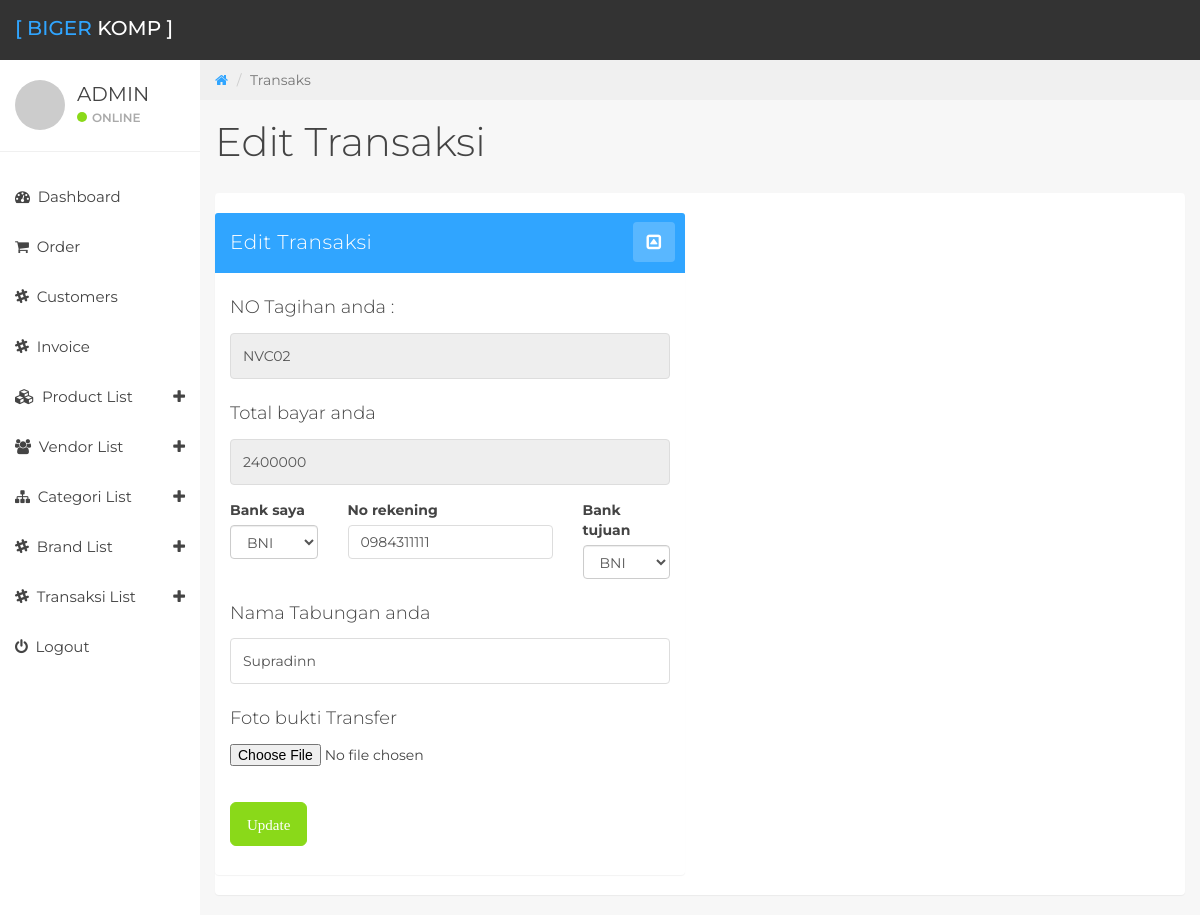
The page /home/edittrans/1 (signed in) on the database its author committed.
### tables this page shows
CREATE TABLE `transaksi` (
  `id_transaksi` int(11) NOT NULL,
  `id_invoice` varchar(10) NOT NULL,
  `nama_bank` varchar(10) NOT NULL,
  `no_rekening` varchar(30) NOT NULL,
  `bank_to` varchar(15) NOT NULL,
  `nama` varchar(30) NOT NULL,
  `total_bayar` int(11) NOT NULL,
  `bukti_tf` varchar(20) NOT NULL
);

### application/libraries/template.php (called while the page is built)
<?php
class Template {
   var $template_data = array();
    public function set($name, $value)
    {
        $this->template_data[$name]=$value;
    }
    public function load($template='', $view='', $view_data='', $return = FALSE)
    {
        $this->CI =& get_instance();
        $this->set('contents',$this->CI->load->view($view, $view_data, TRUE));
        return $this->CI->load->view($template, $this->template_data, $return);
    }
}
?>

### application/controllers/home.php (called while the page is built, shortened)
<?php
class Home extends CI_Controller {
 		public function edittrans(){
 			$id = $this->uri->segment(3);
 			$idp = array('id_transaksi' => $id);
 			$data['idvc'] = $this->produk_model->getdataw($idp,'transaksi')->row();
 			$this->template->load('admin/wraper','admin/form/edittrans',$data);
 		}
}
?>

### index.php (called while the page is built, shortened)
<?php
require_once BASEPATH.'core/CodeIgniter.php';

### application/models/produk_model.php (called while the page is built, shortened)
<?php
	class Produk_model extends CI_Model{
		public function getdataw($where,$table){
			$this->db->where($where);
			return $this->db->get($table);
		}
}
?>

### application/views/admin/form/edittrans.php (the view, shortened to what this page needs)
<div class="col-sm-9 col-sm-offset-3 col-lg-10 col-lg-offset-2 main">
	<div class="row">
		<ol class="breadcrumb">
			<li><a href="#">
				<em class="fa fa-home"></em>
			</a></li>
			<li class="active">Transaks</li>
		</ol>
	</div>
	<div class="row">
		<div class="col-lg-12">
			<h1 class="page-header">Edit Transaksi</h1>
		</div>
	</div>
	<div class="panel panel-container">
		<div class="row">
			<div class="col-md-6">
				 <div class="panel panel-primary">
		 	<div class="panel-heading">Edit Transaksi
				<span class="pull-right clickable panel-toggle">
					<em class="fa fa-toggle-up"></em>
				</span>
			</div>
			<div class="panel-body">
			  <form class="form" action="<?php echo base_url('home/editproses') ?>" method="post" id="registrationForm" enctype="multipart/form-data" >
				<div class="form-group">
					<label ><h4> NO Tagihan anda :</h4></label>
                        <input type="text" name="ivc" value="<?php echo $idvc->id_invoice?>" class="form-control" style="visibility:;" readonly/>
              		</div>
				<div class="form-grup">
                   	<label for="first_name"><h4> Total bayar anda</h4></label>
                   	<input type="text" name="tobar" value="<?php echo $idvc->total_bayar?>" class="form-control" readonly/>
                	</div>
                	<div class="row">
                	<div class="col-lg-3">
                       <label> Bank saya</label>
                		<div class="form-group">
                			<select class="form-control" name="cekbank" required="">
                               <option value="<?php echo $idvc->nama_bank?>"><?php echo $idvc->nama_bank?></option>
                			</select>
               		</div>
                	</div>
                	<div class="col-lg-6">
                       <label>No rekening</label>
               		<div class="form-group ">
                			<input type="text" name="norek" class="form-control" style="height: 34px;" placeholder="No Rekening" required=""
                           value="<?php echo $idvc->no_rekening ?>">
               		</div>
               	</div>
               	<div class="col-lg-3">
                       <label>Bank tujuan</label>
                       <div class="form-group">
                			<select class="form-control" name="bankto">
                				 <option value="<?php echo $idvc->bank_to ?>"><?php echo $idvc->bank_to ?></option>
                			</select>
               		</div>
                	</div>
               	</div>
               	<div class="form-group">
               		<label for="first_name"><h4> Nama Tabungan anda</h4></label>
               		<input type="text" name="nama_tab" class="form-control" value="<?php echo $idvc->nama ?>">
               	</div>
               	<div class="form-group">
                       <label for="first_name"><h4> Foto bukti Transfer</h4></label>
               		<input type="file" name="files"  >
               	</div>
                	<div class="form-group">
                    	<br>
                    <input class="btn btn-lg btn-success glyphicon glyphicon-ok-sign" type="submit" name="konfirmasi" value="Update">
                	</div>
			    </form>
			</div>
		</div>
			</div>
		</div>
	</div>
</div>

### assets/css/styles.css (style rules this page uses)
body { background: #f7f7f7; padding-top: 60px; font-size: 14px; color: #444444; font-family: "Montserrat", "Helvetica Neue", Helvetica, Arial, sans-serif; }
a, a:hover, a:focus { color: #30a5ff; }
h1, h2, h3, h4, h5, h6 { color: #444444; }
h1 { font-weight: 300; font-size: 40px; }
h3, h4 { font-weight: 300; }
input.form-control { border: 1px solid #ddd; box-shadow: none; height: 46px; }
.btn-success, .btn-success:hover, .btn-success:focus, .btn-success:active, .btn-success.active, .open > .dropdown-toggle.btn-success, .btn-success.disabled, .btn-success[disabled], fieldset[disabled] .btn-success, .btn-success.disabled:hover, .btn-success[disabled]:hover, fieldset[disabled] .btn-success:hover, .btn-success.disabled:focus, .btn-success[disabled]:focus, fieldset[disabled] .btn-success:focus, .btn-success.disabled:active, .btn-success[disabled]:active, fieldset[disabled] .btn-success:active, .btn-success.disabled.active, .btn-success[disabled].active, fieldset[disabled] .btn-success.active { background-color: #8ad919; border-color: #8ad919; }
.btn-lg { font-size: 15px; height: 44px; }
.panel { border: 0; }
.panel-container { padding-top: 20px; }
.panel-heading .fa-toggle-up, .panel-heading .fa-toggle-down { font-size: 17px; }
.panel-primary > .panel-heading { background-color: #30a5ff; color: #fff; border: none; }
f .panel-primary .panel-settings, .panel-primary .panel-toggle, .panel-success .panel-settings, .panel-success .panel-toggle, .panel-info .panel-settings, .panel-info .panel-toggle, .panel-warning .panel-settings, .panel-warning .panel-toggle, .panel-danger .panel-settings, .panel-danger .panel-toggle { border: none; color: #fff; background-color: rgba(255, 255, 255, 0.2); }
.panel-heading { font-size: 20px; font-weight: 300; letter-spacing: 0.025em; height: 60px; line-height: 38px; }
.panel-settings a, .panel-toggle { width: 40px; padding: 2px 0 0 0; }
.panel-settings, .panel-toggle { display: inline-block; margin: -1px -5px 0 15px !important; border-radius: 4px; text-align: center; border: 1px solid #f0f0f0; color: #7c7c7c; background: #fff; width: 42px; }
.clickable { cursor: pointer; }
.panel-heading span { margin: 0px; font-size: 14px; }
.breadcrumb { border-radius: 0; padding: 10px 15px 10px 15px; background: #f0f0f0; margin: 0; }
h1.page-header { margin-top: 20px; border-bottom: 0; }

### rows shown on the page
transaksi: ivc "NVC02", tobar "2400000", cekbank "BNI", norek "0984311111", bankto "BNI", nama_tab "Supradinn"
